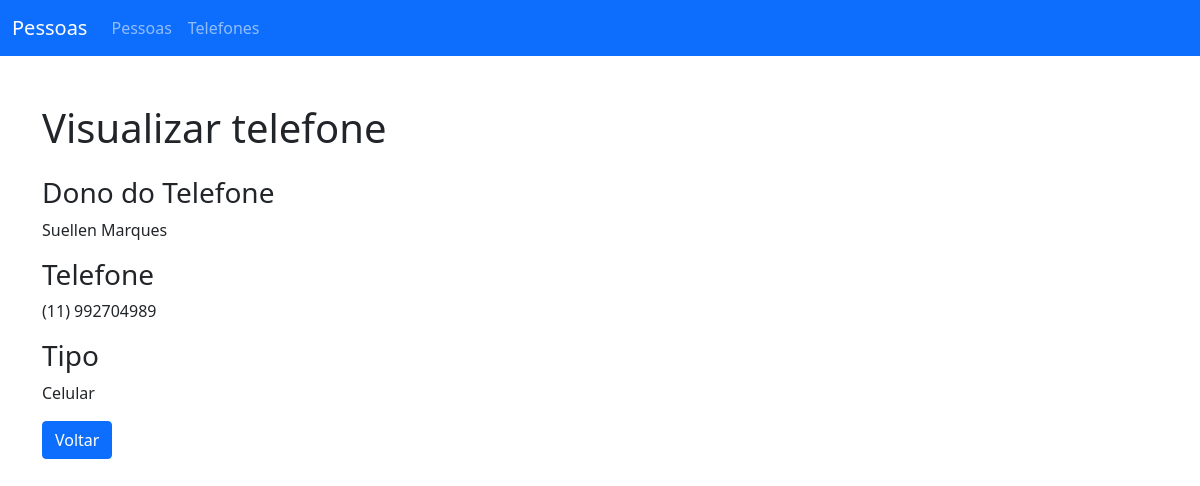
Screenshot of /telephones/view.php?id=1 with the database file from the repository.
### tables this page shows
CREATE TABLE `tbl_telefones` (
  `t_id` int(11) NOT NULL,
  `t_id_pessoa` int(255) NOT NULL,
  `t_numero` int(10) NOT NULL,
  `t_ddd` int(3) NOT NULL,
  `t_tipo` int(1) NOT NULL
);

CREATE TABLE `tbl_pessoas` (
  `p_id` int(11) NOT NULL,
  `p_nome` varchar(500) NOT NULL,
  `p_endereco` text NOT NULL
);

### telephones/view.php (the view, shortened to what this page needs)
<?php require "../_helpers/index.php";
echo siteHeader("Ver Telefone");
require("../_config/connection.php");
$telephone = false;
$telephoneId = $_GET["id"];
try {
    $query = "SELECT * FROM tbl_telefones INNER JOIN tbl_pessoas
	ON tbl_telefones.t_id_pessoa = tbl_pessoas.p_id WHERE tbl_telefones.t_id = $telephoneId";
    $result = $conn->query($query);
    $telephone = $result->fetch_assoc();
} catch (Exception $e) {
    $error = $e->getMessage();
}
?>
    <section class="container mt-5 mb-5">
        <div class="row mb-3">
            <div class="col">
                <h1>Visualizar telefone</h1>
            </div>
        </div>
        <div class="mb-3">
            <h3>Dono do Telefone</h3>
            <p><?= $telephone["p_nome"] ?></p>
        </div>
        <div class="mb-3">
            <h3>Telefone</h3>
            <p><?= "(".$telephone["t_ddd"].") " . $telephone["t_numero"] ?></p>
        </div>
        <div class="mb-3">
            <h3>Tipo</h3>
            <p><?= $telephone["t_tipo"] == 1 ? "Fixo" : "Celular" ?></p>
        </div>
        <a href="index.php" class="btn btn-primary">Voltar</a>
    </section>
<?php require "../_partials/footer.php"; ?>

### rows the page displays
tbl_telefones: t_id_pessoa.p_nome "Suellen Marques", t_ddd "11", t_numero "992704989"
